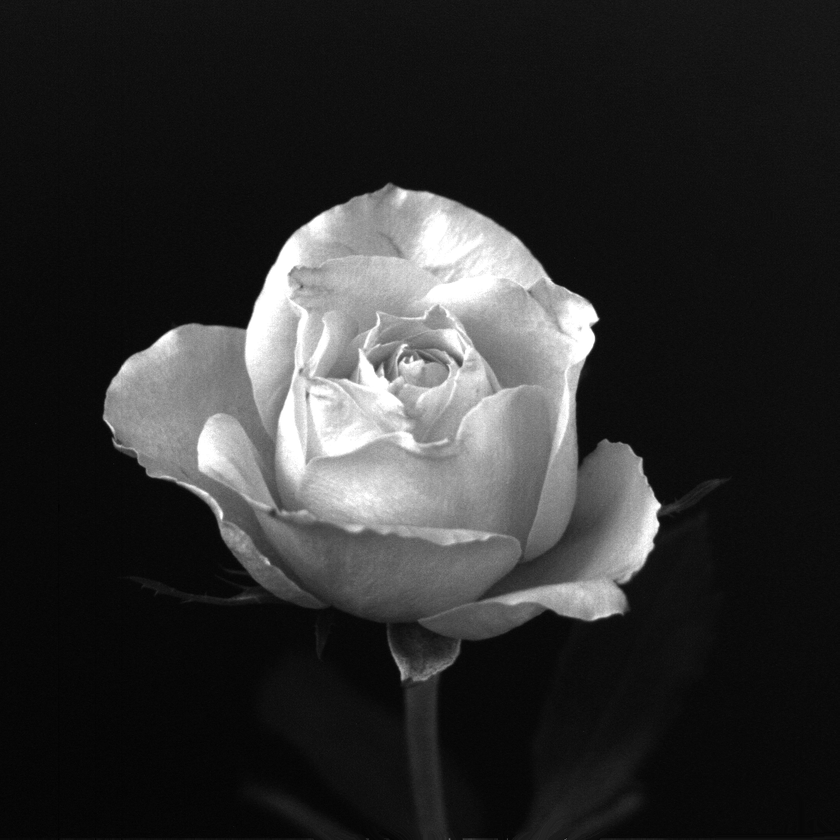
#> input picture EXERCISE3/Q4.tif, 840 x 840 px, shrunk from 1024 x 1024 before the run
$ python EXE3_B150343CS_BASTIAN_4.py
#> lines starting #> are read from the running program, lines starting #| are printed output that depends on the picture
import numpy as np
import matplotlib.pyplot as plt
import matplotlib.image as mpimg
import cv2
img=mpimg.imread("Q4.tif")
#> img is the input picture: shape (840, 840); min 0, max 255, mean 46.8
T_U_X=np.zeros(img.shape,dtype=complex)
n=img.shape[0]
#> n = 840

for u in range(n):
	for x in range(n):
		T_U_X[u][x]=1/np.sqrt(n)*(np.cos(-2/n*np.pi*u*x)+1j*np.sin(-2/n*np.pi*u*x))

fourier=np.dot(np.dot(T_U_X,img),T_U_X)

fourier2=np.dot(np.dot(T_U_X,fourier),T_U_X)
fig=plt.figure(figsize=(20,20))
fig.add_subplot(1, 3, 1)
plt.imshow(img,cmap='gray'),plt.title('Input Image'), plt.xticks([]), plt.yticks([])
fig.add_subplot(1, 3, 2)
cv2.imwrite("4_a.jpg",np.real(fourier))
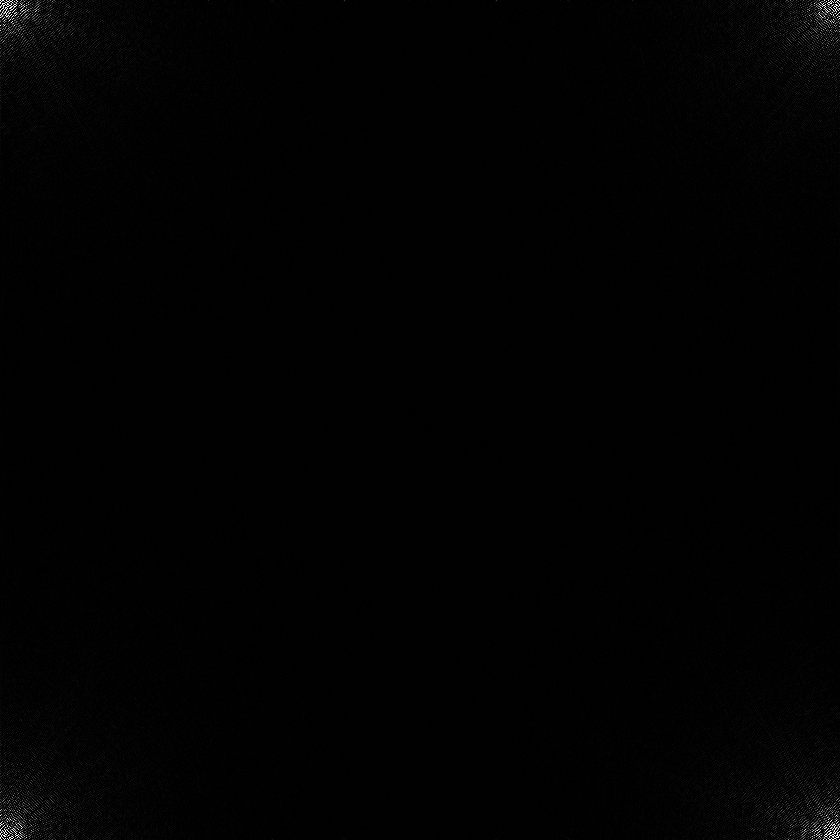
#> saved as 4_a.jpg: shape (840, 840); min 0, max 255, mean 1.7
img=cv2.imread("4_a.jpg",0)
#> img: shape (840, 840); min 0, max 255, mean 1.8
plt.imshow(img,cmap='gray'),plt.title('First Fourier'), plt.xticks([]), plt.yticks([])
fig.add_subplot(1, 3, 3)
plt.imshow(np.real(fourier2),cmap='gray'),plt.title('Second Fourier'), plt.xticks([]), plt.yticks([])
plt.show()
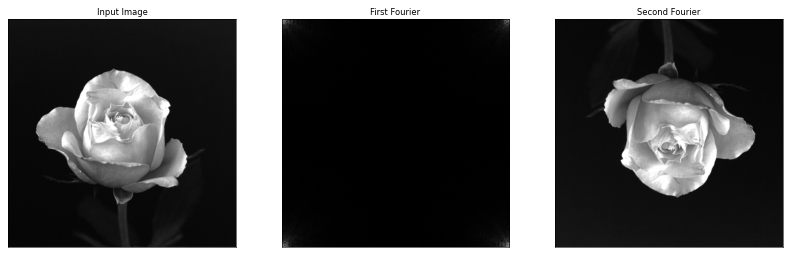
#> figure drawn by matplotlib, 3 panels
cv2.imwrite("4_b.jpg",np.real(fourier2))
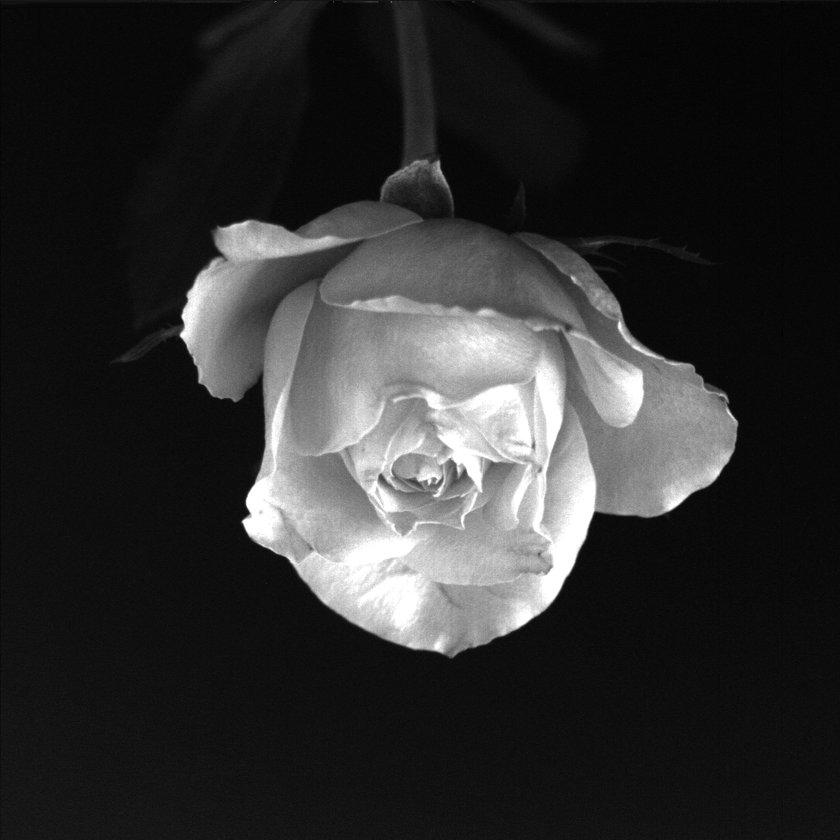
#> saved as 4_b.jpg: shape (840, 840); min 0, max 255, mean 46.8
